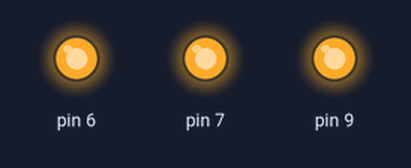
Simulated run of this sketch. Board: Arduino Uno, built with avr-gcc and run on an emulated ATmega328P. On the bench: output pins drawn as LEDs (lit = HIGH). Pins used as bus, display or sensor lines are not drawn; what the sketch prints to the serial monitor is not drawn.

Above: at 3.4 s.
At 7.8 s:
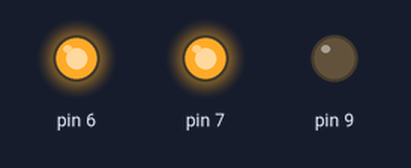
Timing chart, 0 to 12.5 s (numbered marks = the images above):
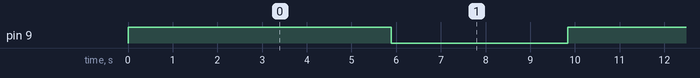

The sketch:

example.ino
```cpp
#include <Arduino.h>
#include "Stepper_STSPIN220.h"

int MODE_1 =  6;                    // Pin 6
int MODE_2 =  7;                    // Pin 7
int MODE_3 =  8;                    // Step Pin8
int MODE_4 =  9;                    // Dir Pin 9
int microstepping = 64;             // set microstepping mode   1, 2, 4, 8, 16, 32, 64, 128 or 256.
unsigned long MOTOR_STEPS = 200;    // Total no steps per revolution for motor in full step
unsigned long MOTOR_STEPS_TOTAL = MOTOR_STEPS * long(microstepping); // Total no. of motor steps
int EN     = -1;                    // no pin defined

int speed  = 10;                    //either set speed or give delay
unsigned long stepdelay = 2000;     // Microseconds delay  // Higher# = more rapid changes between positions, lower = softer transitions

Stepper_STSPIN220 stepper1(MOTOR_STEPS_TOTAL, MODE_1, MODE_2,MODE_3, MODE_4, -1); // Driver PULL/STEP wire to pin = 8, Driver DIR wire to pin = 9

void setup() {
  Serial.begin(9600);
  stepper1.setStepMode(microstepping);  // set microstepping and update total no. of steps
  stepper1.setDelay(stepdelay);
  delay(1000);                          // Wait for the driver to latch the values
}

void loop() {
  Serial.println("");
  Serial.println("START LOOP");
  stepper1.setDirection(0);
  stepper1.setSpeed(speed);
  stepper1.step(2000);                  //use this to move to a fixed position in steps.
  delay(3000);
  stepper1.setDirection(1);
  stepper1.setSpeed(speed);
  stepper1.step(1000);                  //use this to move to a fixed position in steps.
  delay(3000);
}
```

Stepper_STSPIN220.cpp
```cpp
/*
  Stepper_STSPIN220.cpp - - Arduino library for using the Stepper_STSPIN220 stepper driver
  Pranav Kumar, 2020
  email = kpranav083@gmail.com
  See the Datasheet: https://www.st.com/resource/en/datasheet/stspin220.pdf

  The Stepper_STSPIN220 stepper driver is for Pololu stepper driver boards
  and compatible clones. These boards use the Allegro Stepper_STSPIN220
  stepper motor driver IC. (see Allegro website for datasheet)

  This library diverges from others that are around, in that it
  assumes that the MS1, MS2, MS3(DIR) and MS4(STEP) pins are connected to gpio
  pins on the Arduino, allowing control over the microstepping
  modes.

  The Stepper_STSPIN220 is capable of microstepping down to 1/256 of a step,
  enabling fine control over the stepper motor. This fine control
  can be used in, among other things, 3D printers.

  This library provides an interface for setting the different
  step modes, going from full step down to 1/256 step, using a
  simple setter function, where the argument is 1, 2, 4, 8, 16, 32, 64, 128 or 256.

  At just after the reset or wake up from standby the device is then only able to
  set the microstepping mode.

  SL NO.   MODE4  MODE3  MODE2  MODE1  Step mode
           (DIR)  (STCK)
     1       0       0      0     0     Full      step
     2       0       1      0     1     1/2       step
     3       1       0      1     0     1/4th     step
     4       1       1      0     1     1/8th     step
     5       1       1      1     1     1/16th    step
     6       0       0      1     0     1/32nd    step
     7       1       0      1     1     1/64th    step
     8       0       0      0     1     1/128th   step
     9       0       0      1     1     1/256th   step

  Note:
  Lower delay values can be used in the microstepping mode.
  Values as low as 25 usec can be used in the 1/256 mode
  with some motors.

*/

#include "Arduino.h"
#include "Stepper_STSPIN220.h"

// constructor to set up pins and initialize data
Stepper_STSPIN220::Stepper_STSPIN220(unsigned long motor_steps, int ms1_pin, int ms2_pin, int ms3_pin, int ms4_pin, int enable_pin = -1)
{
   this->enable_pin = enable_pin;
   this->ms1_pin = ms1_pin;
   this->ms2_pin = ms2_pin;
   this->ms3_pin = ms3_pin;     // Step
   this->ms4_pin = ms4_pin;     // Dir

   // setup the pins on the microcontroller:
   pinMode(this->ms1_pin, OUTPUT);
   pinMode(this->ms2_pin, OUTPUT);
   pinMode(this->ms3_pin, OUTPUT);      // Step
   pinMode(this->ms4_pin, OUTPUT);      // Dir
   if(enable_pin != -1){pinMode(this->enable_pin, OUTPUT);}

   if(motor_steps != 0)
   {
      this->motor_steps = motor_steps;
   }
   else
   {
      this->motor_steps = 200;       // a common value for steppers
   }

   // use setDelay to change before stepping, otherwise default
   this->step_delay = 2000;         // 20000 us (20 ms) as a default

}

void Stepper_STSPIN220::enable(int enable)
{
   digitalWrite(this->enable_pin, enable);  // set enable pin on/off
}

// set delay in microseconds, set before starting to step
void Stepper_STSPIN220::setDelay(unsigned long delay)
{
   this->step_delay = delay;
}

// set direction: 0 or 1
void Stepper_STSPIN220::setDirection(int direction)
{
   if(direction == 0)
   {
      digitalWrite(ms4_pin,HIGH);       // Dir
   }
   else
   {
      digitalWrite(ms4_pin,LOW);        // Dir
   }
}

// step only once
void Stepper_STSPIN220::stepOnce(void)
{
    digitalWrite(ms3_pin, HIGH);        // Step
    delayMicroseconds(this->step_delay);
    digitalWrite(ms3_pin, LOW);         // Step
    delayMicroseconds(this->step_delay);
}

// step given number of times
void Stepper_STSPIN220::step(unsigned long num_steps)
{
   unsigned long x;
   for(x = 0; x < num_steps; x++)
   {
      this->stepOnce();
   }
}

/*
 * Sets the speed in revs per minute
 */
void Stepper_STSPIN220::setSpeed(long Speed)
{
  this->step_delay = 60L * 1000L * 1000L / this->motor_steps / Speed;
}

//   version() returns the version of the library:
int Stepper_STSPIN220::version(void)
{
  return 1;
}
/*
  SL NO.   MODE4  MODE3  MODE2  MODE1  Step mode
           (DIR)  (STCK)
     1       0       0      0     0     Full      step
     2       0       1      0     1     1/2       step
     3       1       0      1     0     1/4th     step
     4       1       1      0     1     1/8th     step
     5       1       1      1     1     1/16th    step
     6       0       0      1     0     1/32nd    step
     7       1       0      1     1     1/64th    step
     8       0       0      0     1     1/128th   step
     9       0       0      1     1     1/256th   step
   set microstepping mode
   1, 2, 4, 8, 16, 32, 64, 128 or 256.
   0 = LOW
   1 = HIGH
*/
void Stepper_STSPIN220::setStepMode(int stepMode)
{
    this->step_mode = stepMode;
   //  this->motor_steps = motor_steps * stepMode;   // for microstepping to update the total step count
    switch (stepMode)
    {
                  //  MODE4   MODE3  MODE2 MODE1
      case 1:     //    0       0      0     0
      digitalWrite(ms1_pin, 0);
      digitalWrite(ms2_pin, 0);
      digitalWrite(ms3_pin, 0);
      digitalWrite(ms4_pin, 0);
      break;
      case 2:     //    0       1      0     1
      digitalWrite(ms1_pin, 1);
      digitalWrite(ms2_pin, 0);
      digitalWrite(ms3_pin, 1);
      digitalWrite(ms4_pin, 0);
      break;
      case 4:     //    1       0      1     0
      digitalWrite(ms1_pin, 0);
      digitalWrite(ms2_pin, 1);
      digitalWrite(ms3_pin, 0);
      digitalWrite(ms4_pin, 1);
      break;
      case 8:     //    1       1      0     1
      digitalWrite(ms1_pin, 1);
      digitalWrite(ms2_pin, 0);
      digitalWrite(ms3_pin, 1);
      digitalWrite(ms4_pin, 1);
      break;
      case 16:     //   1      1      1      1
      digitalWrite(ms1_pin, 1);
      digitalWrite(ms2_pin, 1);
      digitalWrite(ms3_pin, 1);
      digitalWrite(ms4_pin, 1);
      break;
      case 32:     //   0       0      1     0
      digitalWrite(ms1_pin, 0);
      digitalWrite(ms2_pin, 1);
      digitalWrite(ms3_pin, 0);
      digitalWrite(ms4_pin, 0);
      break;
      case 64:     //   1       0      1     1
      digitalWrite(ms1_pin, 1);
      digitalWrite(ms2_pin, 1);
      digitalWrite(ms3_pin, 0);
      digitalWrite(ms4_pin, 1);
      break;
      case 128:     //  0       0      0     1
      digitalWrite(ms1_pin, 1);
      digitalWrite(ms2_pin, 0);
      digitalWrite(ms3_pin, 0);
      digitalWrite(ms4_pin, 0);
      break;
      case 256:     //  0      0      1      1
      digitalWrite(ms1_pin, 1);
      digitalWrite(ms2_pin, 1);
      digitalWrite(ms3_pin, 0);
      digitalWrite(ms4_pin, 0);
      break;
    }
}
```

Stepper_STSPIN220.h
```cpp
/*
  Stepper_STSPIN220.cpp - - Arduino library for using the Stepper_STSPIN220 stepper driver
  Pranav Kumar, 2020
  email = kpranav083@gmail.com

  The Stepper_STSPIN220 stepper driver is for Pololu stepper driver boards
  and compatible clones. These boards use the Allegro Stepper_STSPIN220
  stepper motor driver IC. (see Allegro website for datasheet)

  This library diverges from others that are around, in that it
  assumes that the MS1, MS2, MS3(DIR) and MS4(STEP) pins are connected to gpio
  pins on the Arduino, allowing control over the microstepping
  modes.

  The Stepper_STSPIN220 is capable of microstepping down to 1/256 of a step,
  enabling fine control over the stepper motor. This fine control
  can be used in, among other things, 3D printers.

  This library provides an interface for setting the different
  step modes, going from full step down to 1/256 step, using a
  simple setter function, where the argument is 1, 2, 4, 8, 16, 32, 64, 128 or 256.

  SL NO.   MODE4  MODE3  MODE2  MODE1  Step mode
           (DIR)  (STCK)
     1       0       0      0     0     Full      step
     2       0       1      0     1     1/2       step
     3       1       0      1     0     1/4th     step
     4       1       1      0     1     1/8th     step
     5       1       1      1     1     1/16th    step
     6       0       0      1     0     1/32nd    step
     7       1       0      1     1     1/64th    step
     8       0       0      0     1     1/128th   step
     9       0       0      1     1     1/256th   step

  Note:
  Lower delay values can be used in the microstepping mode.
  Values as low as 25 usec can be used in the 1/256 mode
  with some motors.

*/

#ifndef Stepper_STSPIN220_h
#define Stepper_STSPIN220_h

class Stepper_STSPIN220 {
  public:
    // constructors:
    Stepper_STSPIN220(unsigned long motor_steps, int ms1_pin, int ms2_pin, int ms3_pin, int ms4_pin, int enable_pin);

    // speed setter method:
    void setDelay(unsigned long delay);   // in microseconds

    void enable(int enable);
    void setSpeed(long whatSpeed);

    // return software version
    int version(void);
    // mover method:
    void setDirection(int direction);     // 0 forward, 1 backward
    void step(unsigned long num_steps);   // step a given number of steps
    void stepOnce(void);
    void setStepMode(int stepMode);       // 1, 2, 4, 8, 16, 32, 64, 128 or 256.

  private:
    void stepMotor(int this_step);


    int direction;               // Direction of rotation
    unsigned long motor_steps;             // number of steps motor has per revolution
    unsigned long step_delay;    // delay between steps, in us
    unsigned long num_steps;               // total number of steps to step
    unsigned long step_number;             // which step the motor is on
    int step_mode;               // which mode 1 / 1, 2, 4, 8, or 16
    int step_pin;                // pin which controls stepping

    // control pin numbers:
    int ms1_pin;                 //MODE1                        // for setting different microstepping modes
    int ms2_pin;                 //MODE2                        // for setting different microstepping modes
    int ms3_pin;                 // Step                        // for setting different microstepping modes
    int ms4_pin;                 // Dir                         // for setting different microstepping modes
    int enable_pin;

};

#endif //Stepper_STSPIN220_h
```

Measured:
- by itself, pin 9: alternates HIGH for 4.9 s and LOW for 3.9 s
